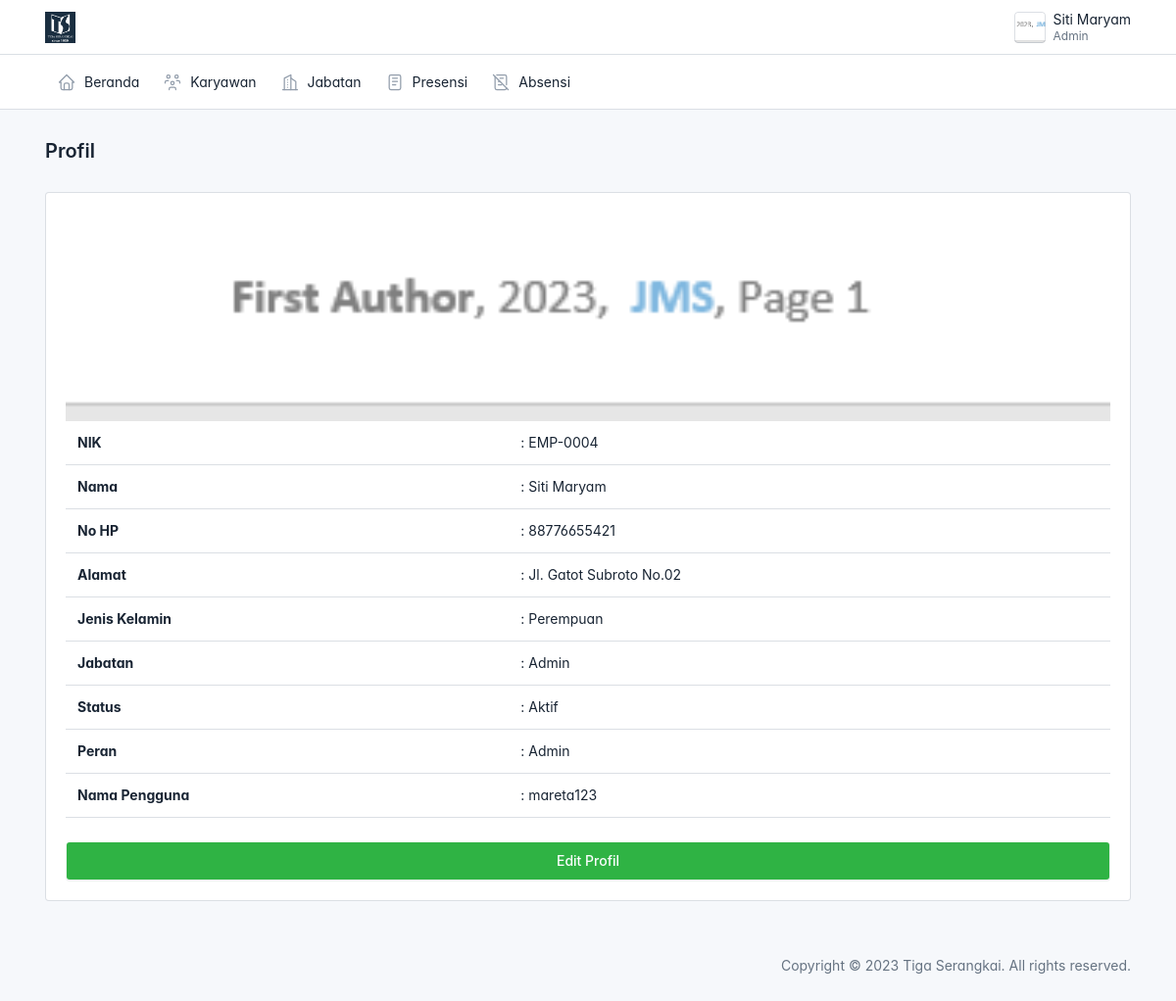
Page /admin/profil/profil.php (signed in) on the committed database.
### tables this page shows
CREATE TABLE `karyawan` (
  `id` int(11) NOT NULL,
  `nik` varchar(15) NOT NULL,
  `nama` varchar(50) NOT NULL,
  `jenis_kelamin` varchar(10) NOT NULL,
  `alamat` varchar(255) NOT NULL,
  `no_hp` varchar(15) NOT NULL,
  `jabatan` varchar(50) NOT NULL,
  `foto` varchar(255) NOT NULL
);

CREATE TABLE `users` (
  `id` int(11) NOT NULL,
  `id_karyawan` int(11) NOT NULL,
  `username` varchar(50) NOT NULL,
  `password` varchar(255) NOT NULL,
  `status` varchar(50) NOT NULL,
  `peran` varchar(50) NOT NULL
);

### config.php (called while the page is built, shortened)
<?php
function base_url($url = null)
{
    $base_url = 'http://localhost/e-presensi';
    if ($url != null) {
        return $base_url . '/'. $url;
    } else {
        return $base_url;
    }
}
?>

### admin/profil/profil.php (the view, shortened to what this page needs)
<?php
$judul = "Profil";
include('../layouts/header.php');
require_once('../../config.php');
$nik = $_SESSION['nik'];
$query = "
    SELECT
        karyawan.nik, karyawan.nama, karyawan.no_hp, karyawan.alamat, karyawan.jenis_kelamin, karyawan.jabatan, karyawan.foto,
        users.status, users.peran, users.username
    FROM
        karyawan
    JOIN
        users
    ON
        karyawan.id = users.id_karyawan
    WHERE
        karyawan.nik = '$nik'
";
$result = mysqli_query($connection, $query);
$data = mysqli_fetch_assoc($result);
?>
<div class="page-body">
    <div class="container-xl">
        <div class="card">
            <div class="card-body">
                <table class="table">
                <img src="<?= base_url('assets/img/foto_karyawan/'.$data['foto']) ?>" alt="" width="100%">
                    <tr>
                        <th>NIK</th>
                        <td>: <?php echo $data['nik']; ?></td>
                    </tr>
                    <tr>
                        <th>Nama</th>
                        <td>: <?php echo $data['nama']; ?></td>
                    </tr>
                    <tr>
                        <th>No HP</th>
                        <td>: <?php echo $data['no_hp']; ?></td>
                    </tr>
                    <tr>
                        <th>Alamat</th>
                        <td>: <?php echo $data['alamat']; ?></td>
                    </tr>
                    <tr>
                        <th>Jenis Kelamin</th>
                        <td>: <?php echo $data['jenis_kelamin']; ?></td>
                    </tr>
                    <tr>
                        <th>Jabatan</th>
                        <td>: <?php echo $data['jabatan']; ?></td>
                    </tr>
                    <tr>
                        <th>Status</th>
                        <td>: <?php echo $data['status']; ?></td>
                    </tr>
                    <tr>
                        <th>Peran</th>
                        <td>: <?php echo $data['peran']; ?></td>
                    </tr>
                    <tr>
                        <th>Nama Pengguna</th>
                        <td>: <?php echo $data['username']; ?></td>
                    </tr>
                </table>
                <a href="<?= base_url('admin/profil/editprofil.php') ?>" class="form-control btn btn-success mt-2" >Edit Profil</a>
            </div>
        </div>
    </div>
</div>
<?php include('../layouts/footer.php') ?>

### admin/layouts/header.php (shortened to what this page needs)
<?php
global $judul;
require_once('../../config.php');
$connection = mysqli_connect($db_host, $db_user, $db_pass, $db_name);
$id = $_SESSION['id'];
$query = "SELECT nama, jabatan,foto FROM karyawan WHERE id = ?";
$stmt = mysqli_prepare($connection, $query);
mysqli_stmt_bind_param($stmt, 'i', $id);
mysqli_stmt_execute($stmt);
$result = mysqli_stmt_get_result($stmt);
if ($result && mysqli_num_rows($result) > 0) {
    $user = mysqli_fetch_assoc($result);
} else {
    $namaUser = "Nama tidak ditemukan";
    $jabatanUser = "Jabatan tidak ditemukan";
}
?>
<!doctype html>
<html lang="en">
  <head>
    <link href="<?= base_url('assets/css/tabler.min.css?1692870487') ?>" rel="stylesheet"/>
    <link href="<?= base_url('assets/css/tabler-vendors.min.css?1692870487') ?>" rel="stylesheet"/>
    <link href="<?= base_url('assets/css/demo.min.css?1692870487') ?>" rel="stylesheet"/>
  </head>
  <body >
    <div class="page">
      <header class="navbar navbar-expand-md d-print-none" >
        <div class="container-xl">
          <h1 class="navbar-brand navbar-brand-autodark d-none-navbar-horizontal pe-0 pe-md-3">
            <a href=".">
              <img src="<?= base_url('assets/img/logo.png')?>" width="110" height="32" alt="Tabler" class="navbar-brand-image">
            </a>
          </h1>
          <div class="navbar-nav flex-row order-md-last">
            <div class="nav-item dropdown">
              <a href="#" class="nav-link d-flex lh-1 text-reset p-0" data-bs-toggle="dropdown" aria-label="Open user menu">
                <span class="avatar avatar-sm" style="background-image: url('../../assets/img/foto_karyawan/<?= htmlspecialchars($user['foto']) ?>')"></span>
                <div class="d-none d-xl-block ps-2">
                <div><?= htmlspecialchars($user['nama']) ?></div>
                <div class="mt-1 small text-secondary"><?= htmlspecialchars($user['jabatan']) ?></div>
                </div>
              </a>
            </div>
          </div>
        </div>
      </header>
      <header class="navbar-expand-md">
        <div class="collapse navbar-collapse" id="navbar-menu">
          <div class="navbar">
            <div class="container-xl">
              <ul class="navbar-nav">
                <li class="nav-item">
                  <a class="nav-link" href="<?= base_url('admin/beranda/beranda.php') ?>" >
                    <span class="nav-link-icon d-md-none d-lg-inline-block">
                    </span>
                    <span class="nav-link-title">
                      Beranda
                    </span>
                  </a>
                </li>
                <li class="nav-item">
                  <a class="nav-link" href="<?= base_url('admin/karyawan/karyawan.php') ?>" >
                    <span class="nav-link-icon d-md-none d-lg-inline-block">
                    </span>
                    <span class="nav-link-title">
                      Karyawan
                    </span>
                  </a>
                </li>
                <li class="nav-item">
                  <a class="nav-link" href="<?= base_url('admin/jabatan/jabatan.php') ?>" >
                    <span class="nav-link-icon d-md-none d-lg-inline-block">
                    </span>
                    <span class="nav-link-title">
                      Jabatan
                    </span>
                  </a>
                </li>
                <li class="nav-item">
                  <a class="nav-link" href="<?= base_url('admin/presensi/rekap.php') ?>" >
                    <span class="nav-link-icon d-md-none d-lg-inline-block">
                    </span>
                    <span class="nav-link-title">
                      Presensi
                    </span>
                  </a>
                </li>
                <li class="nav-item">
                  <a class="nav-link" href="<?= base_url('admin/absensi/absensi.php') ?>" >
                    <span class="nav-link-icon d-md-none d-lg-inline-block">
                    </span>
                    <span class="nav-link-title">
                      Absensi
                    </span>
                  </a>
                </li>
              </ul>
            </div>
          </div>
        </div>
      </header>
      <div class="page-wrapper">
        <div class="page-header d-print-none">
          <div class="container-xl">
            <div class="row g-2 align-items-center">
              <div class="col">
                <h2 class="page-title">
                  <?= $judul ?>
                </h2>
              </div>
            </div>
          </div>
        </div>

### admin/layouts/header.php (style rules this page uses)
:root { --tblr-font-sans-serif: 'Inter Var', -apple-system, BlinkMacSystemFont, San Francisco, Segoe UI, Roboto, Helvetica Neue, sans-serif; }
body { font-feature-settings: "cv03", "cv04", "cv11"; }

### rows in the picture
karyawan: foto (picture), nama "Siti Maryam", jabatan "Admin"
users: id_karyawan.foto (picture), id_karyawan.nik "EMP-0004", id_karyawan.nama "Siti Maryam", id_karyawan.no_hp "88776655421", id_karyawan.alamat "Jl. Gatot Subroto No.02", id_karyawan.jenis_kelamin "Perempuan", id_karyawan.jabatan "Admin", status "Aktif", peran "Admin", username "mareta123"

### other values in the picture
$judul "Profil"
